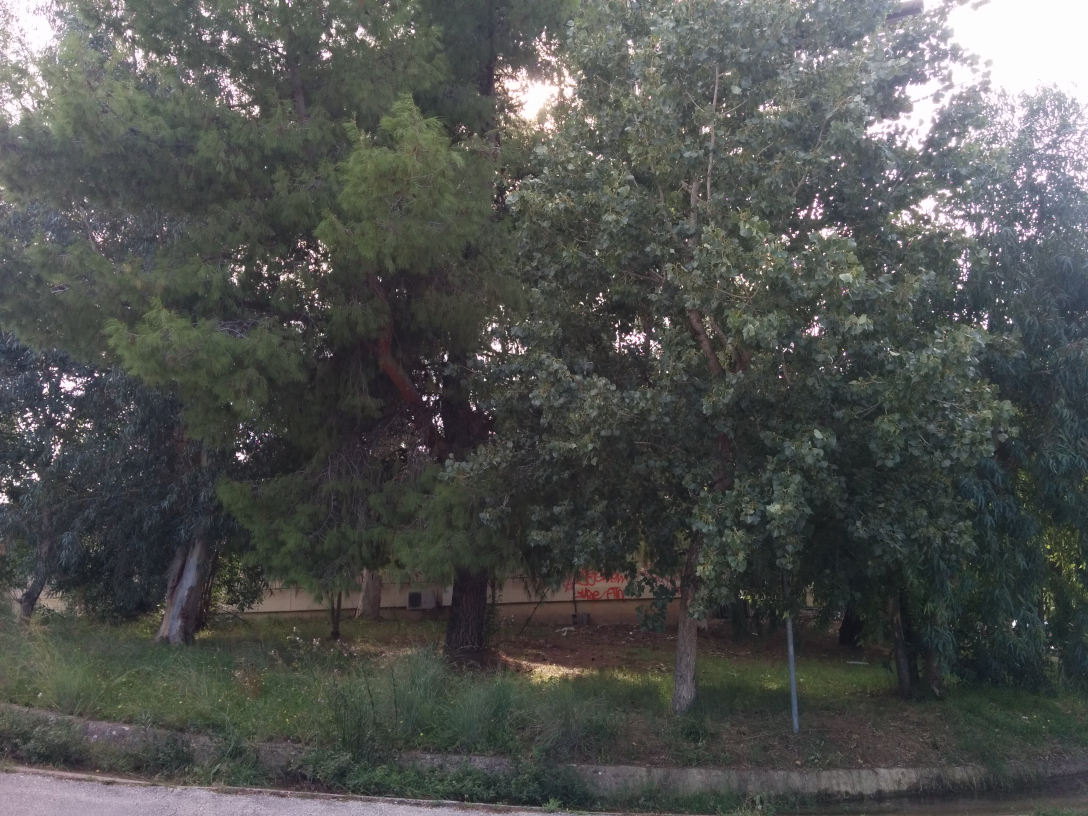
%> input picture cv/pyramids/photos/P200.jpg, 3264 x 2448 px (shown at 1/3 size); the run also reads 1 picture not shown here
$ octave other_images.m   (GNU Octave 9; MATLAB toolbox functions it lacks are replaced by stand-ins)
%> lines starting %> are read from the running program, lines starting %| are printed output that depends on the picture
close all
clear
p200 = im2double(imread('photos/P200.jpg'));
[M N ~] = size(p200);
%> M = 2448; N = 3264
bench = im2double(imread('photos/bench.jpg'));
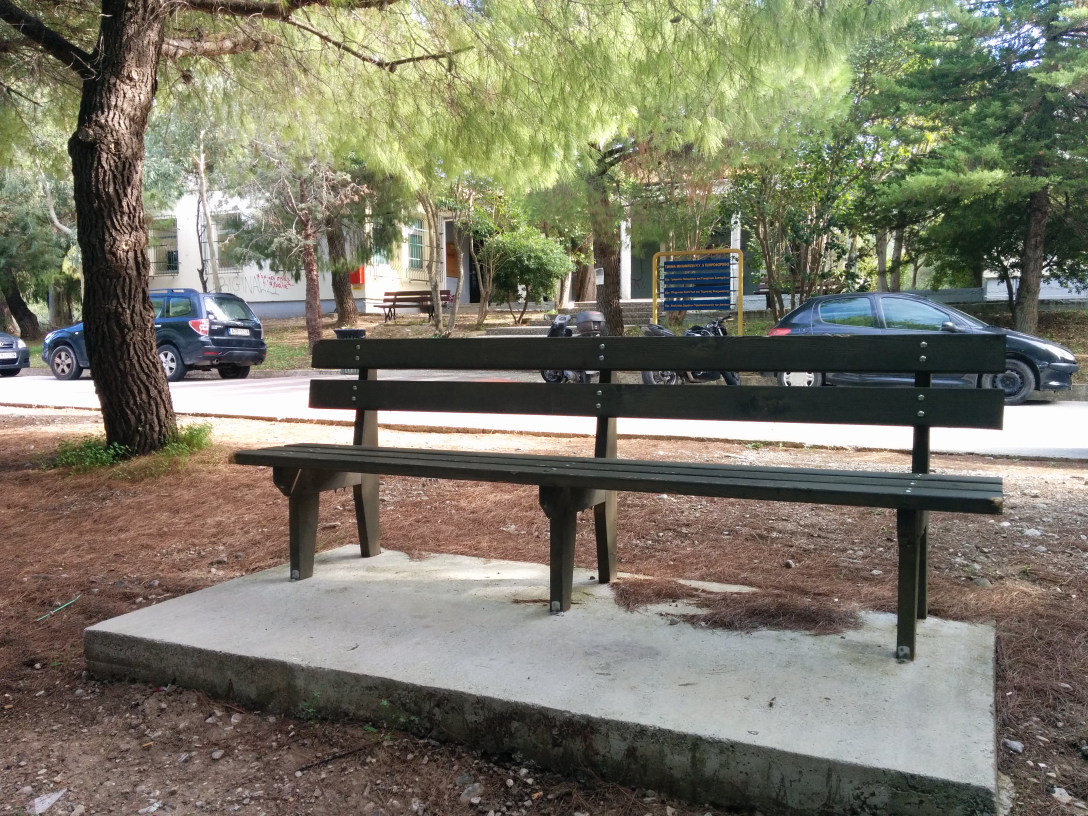
%> input picture cv/pyramids/photos/bench.jpg, 3264 x 2448 px (shown at 1/3 size)
bench_m = im2double(imread('photos/bench_mask.jpg'));
%> bench_m: size 2448x3264 double; min 0, max 1, mean 0.0339

cat = im2double(imread('photos/cat.jpg'));
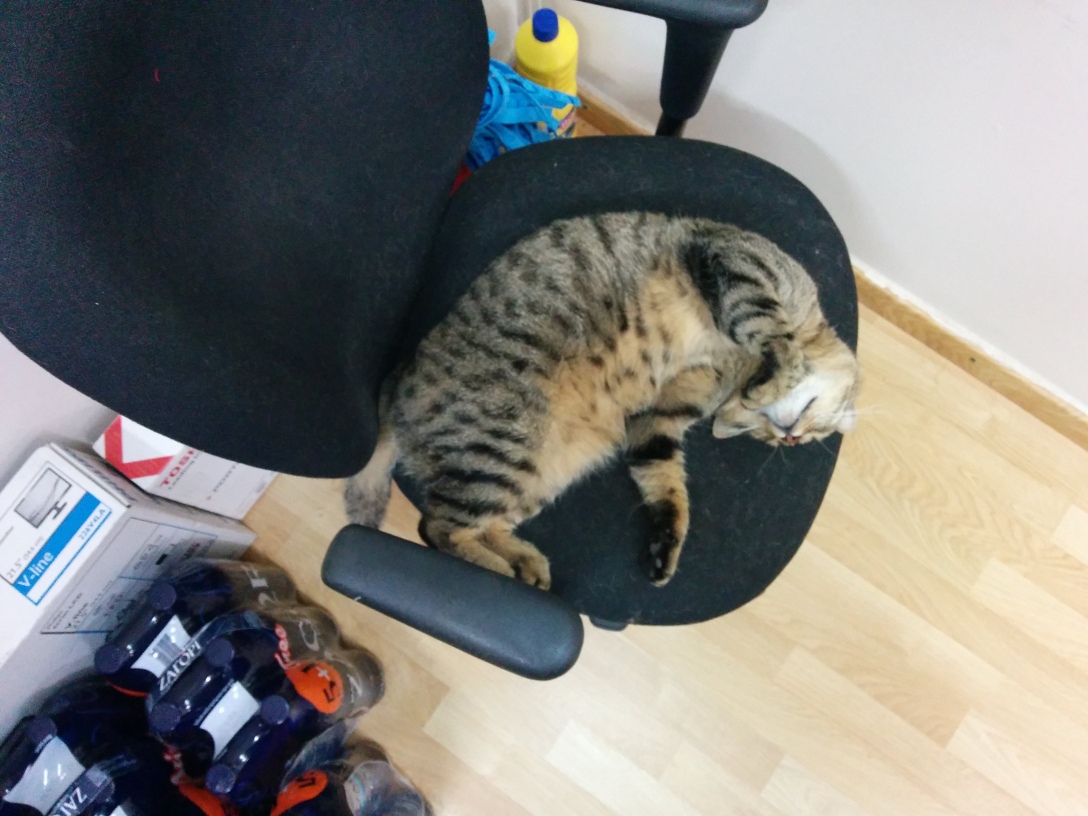
%> input picture cv/pyramids/photos/cat.jpg, 3264 x 2448 px (shown at 1/3 size)
cat_m = im2double(imread('photos/cat_mask.jpg'));
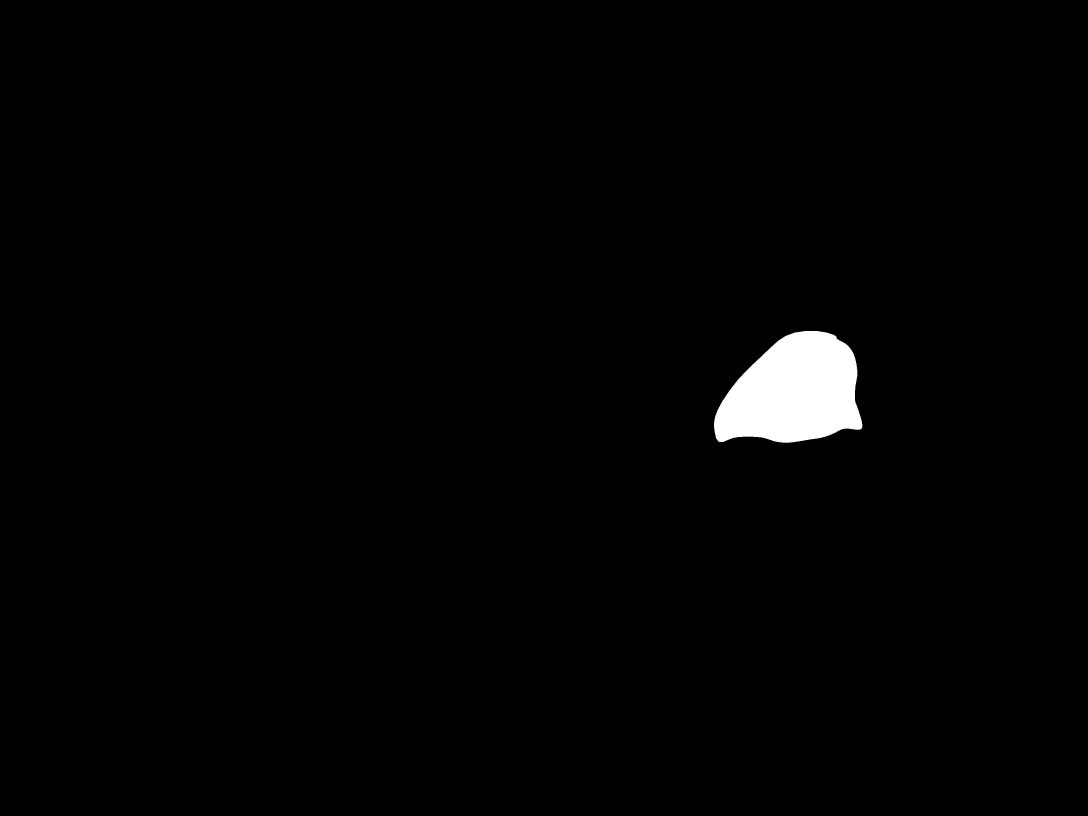
%> input picture cv/pyramids/photos/cat_mask.jpg, 3264 x 2448 px (shown at 1/3 size)
%> cat_m: size 2448x3264 double; min 0, max 1, mean 0.0136

dog1 = im2double(imread('photos/dog1.jpg'));
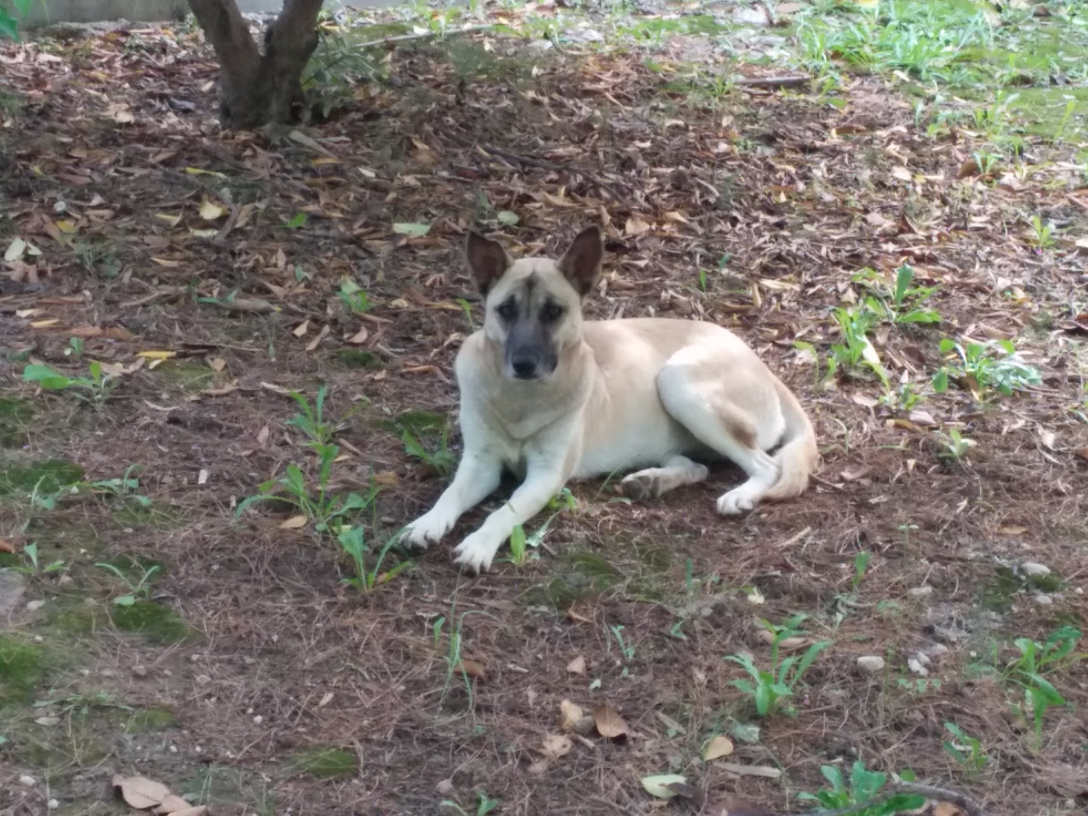
%> input picture cv/pyramids/photos/dog1.jpg, 3264 x 2448 px (shown at 1/3 size)
%> (the run ends here)
